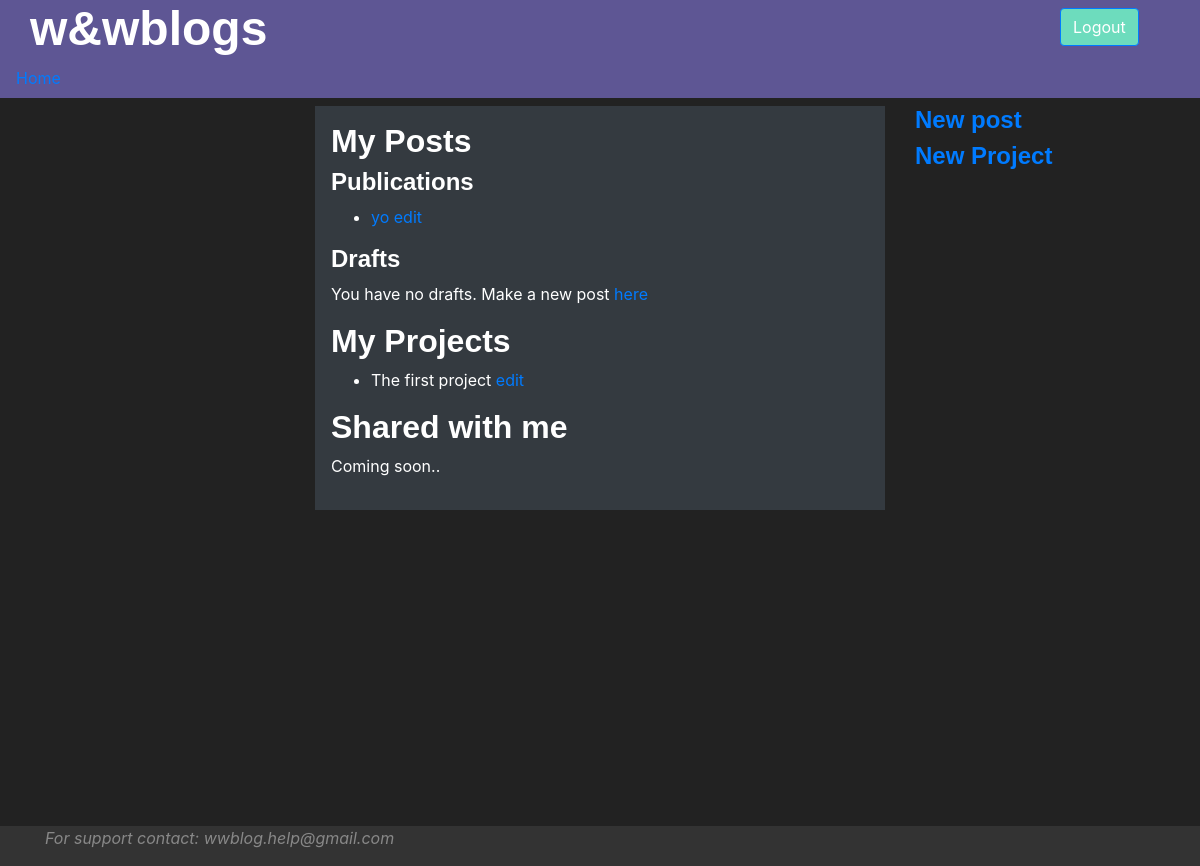
The page /me/ (signed in) on the database as committed earlier.
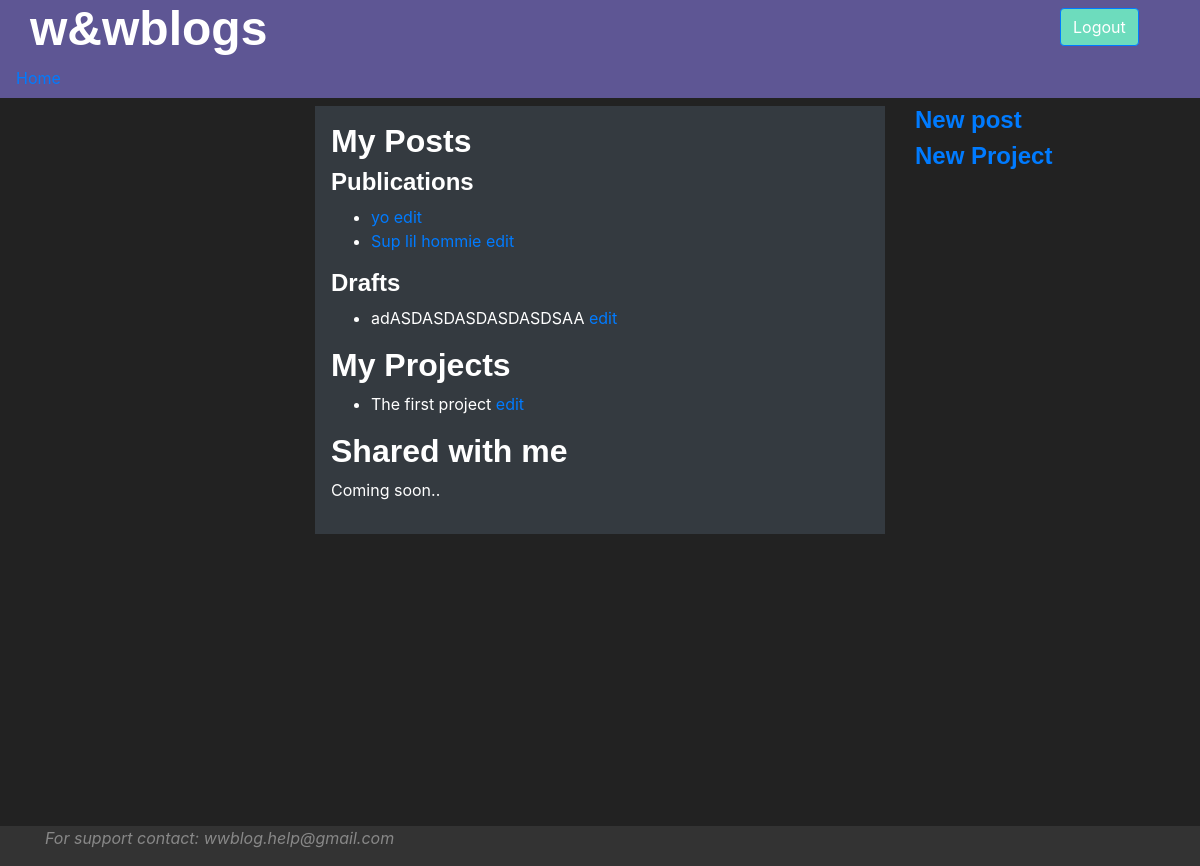
The same page on the database as committed later.
### wwapp/models.py (models this page shows, shortened)
class Article(models.Model):
    article_id = models.AutoField(primary_key=True)
    article_title = models.CharField(max_length=45)
    pub_date = models.DateTimeField(blank=True, null=True)
    author = models.ForeignKey(User, on_delete=models.PROTECT)
    published = models.BooleanField(default=False)
    creation_date = models.DateTimeField(auto_now_add=True)
    article_parent = models.ForeignKey("Article", on_delete=models.SET_NULL, null=True, blank=True)
    """
    # populate with -  default=timezone.now - from django.utils.timezone.now()
    # edit_date = models.DateField(auto_now=True)
    # can be used instead auto_now_add = True,
    """
    class Meta:
        indexes = [
            models.Index(fields=['article_title']),
            models.Index(fields=['author']),
        ]

class Category(models.Model):
    category_id = models.AutoField(primary_key=True)
    category_name = models.CharField(unique=True, max_length=45)
    category_creator = models.ForeignKey(User, on_delete=models.PROTECT)
    class CategoryType(models.TextChoices):
        PROJECT = 'PROJECT', _('Project')
        TOPIC = 'TOPIC', _('Topic')
        SUBTOPIC = 'SUBTOPIC', _('SubTopic')
    category_type = models.CharField(max_length=45, choices=CategoryType.choices, default=CategoryType.PROJECT)
    class Meta:
        verbose_name_plural = 'Categories'
        indexes = [
            models.Index(fields=['category_name']),
        ]

### wwapp/views.py (the view)
# urls.py: path('me/', views.manage_own_content, name='manage_own_content'),
@login_required
def manage_own_content(request):
    drafted_articles = ArticleHandler.get_user_drafted_articles(request.user)
    published_articles = ArticleHandler.get_user_published_articles(request.user)
    values = {
        "drafted_articles": drafted_articles,
        "published_articles": published_articles,
        "user": request.user,
        "user_projects": CategoryHandler.get_user_projects(request.user),
    }
    return render(request, 'wwapp/manage_user_content.html', values)

### wwapp/handlers.py (called while the page is built)
    @staticmethod
    def get_user_projects(user: User) -> [Category]:
        try:
            return Category.objects.filter(category_creator_id=user.id,
                                           category_type=Category.CategoryType.PROJECT).order_by('category_name')
        except exceptions.EmptyResultSet:
            return []

    @staticmethod
    def get_user_published_articles(user: User):
        try:
            return Article.objects.filter(author_id=user.id, published=True).order_by('-pub_date')
        except exceptions.EmptyResultSet:
            return None

    @staticmethod
    def get_user_drafted_articles(user: User):
        try:
            return Article.objects.filter(author_id=user.id, published=False).order_by('-creation_date')
        except exceptions.EmptyResultSet:
            return None

### wwapp/templates/wwapp/manage_user_content.html (shortened to what this page needs)
{% extends 'wwapp/base.html' %}
{% block right_nav %}
    {% if request.user.is_authenticated %}
        <h4><a href="{% url 'wwapp:new_article' %}">New post</a></h4>
        <h4><a href="{% url 'wwapp:new_project' %}">New Project</a></h4>
    {% endif %}
{% endblock %}
{% block content %}
    {% if request.user.is_authenticated %}
        <h3>My Posts</h3>
    {% endif %}
    <h4>Publications</h4>
    {% if published_articles %}
        <ul title="publications_list">
            {% for article in published_articles %}
                <li>
                    <a href="{% url 'wwapp:open_article' article.article_id %}">{{ article.article_title }}</a>
                    <a href="{% url 'wwapp:edit_article' article.article_id %}">edit</a>
                </li>
            {% endfor %}
        </ul>
    {% else %}
        <p><i>You have no published articles.<br>Publish one of your drafts or make new post <a href="{% url 'wwapp:new_article' %}">here</a></i></p>
    {% endif %}
    <h4>Drafts</h4>
    {% if drafted_articles %}
        <ul title="drafts_list">
            {% for article in drafted_articles %}
                <li>
                    {{ article.article_title }}
                    <a href="{% url 'wwapp:edit_article' article.article_id %}">edit</a>
                </li>
            {% endfor %}
        </ul>
    {% else %}
        <p>You have no drafts. Make a new post <a href="{% url 'wwapp:new_article' %}">here</a></p>
    {% endif %}
    <h3>My Projects</h3>
    {% if user_projects %}
        <ul title="drafts_list">
            {% for project in user_projects %}
                <li>
                    {{ project.category_name }}
                    <a href="{% url 'wwapp:edit_category' project.category_id %}">edit</a>
                </li>
            {% endfor %}
        </ul>
    {% else %}
        <p>You have no projects yet. Start a new project <a href="{% url 'wwapp:new_project' %}">here</a></p>
    {% endif %}
    <h3>Shared with me</h3>
    <p>Coming soon..</p>
{% endblock %}

Rows that differ between the two databases and show on the page:
added Article: article_title "Sup lil hommie", shown under "Publications"
added Article: article_title "adASDASDASDASDASDSAA", shown under "Drafts"
Other text that changed with them:
text no longer shown: "You have no drafts. Make a new post here"
